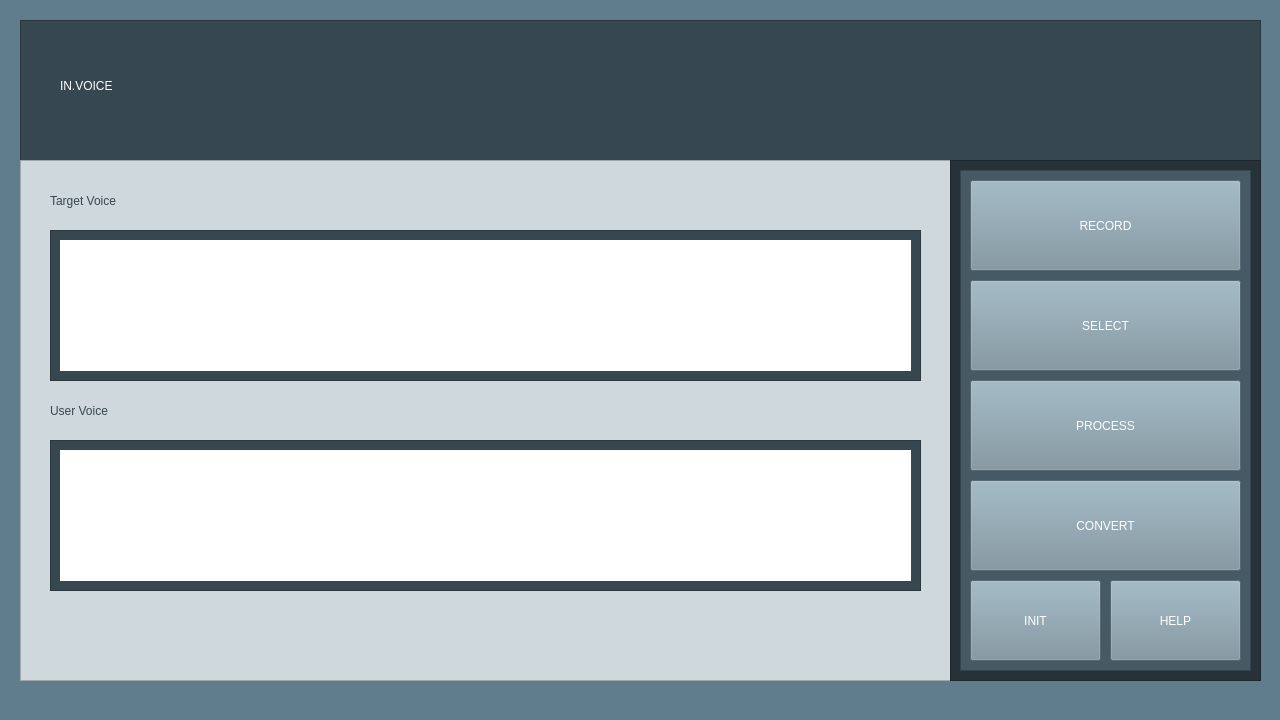
<?xml version="1.0" encoding="UTF-8"?>
<ui version="4.0">
 <class>MainWindow</class>
 <widget class="QMainWindow" name="MainWindow">
  <property name="geometry">
   <rect>
    <x>0</x>
    <y>0</y>
    <width>1280</width>
    <height>720</height>
   </rect>
  </property>
  <property name="windowTitle">
   <string>MainWindow</string>
  </property>
  <property name="styleSheet">
   <string notr="true">background-color: rgb(96, 125, 139);</string>
  </property>
  <widget class="QWidget" name="centralwidget">
   <widget class="QFrame" name="frame">
    <property name="geometry">
     <rect>
      <x>20</x>
      <y>20</y>
      <width>1241</width>
      <height>141</height>
     </rect>
    </property>
    <property name="styleSheet">
     <string notr="true">background-color: rgb(55, 71, 79)</string>
    </property>
    <property name="frameShape">
     <enum>QFrame::StyledPanel</enum>
    </property>
    <property name="frameShadow">
     <enum>QFrame::Raised</enum>
    </property>
    <widget class="QLabel" name="label">
     <property name="geometry">
      <rect>
       <x>40</x>
       <y>30</y>
       <width>401</width>
       <height>71</height>
      </rect>
     </property>
     <property name="styleSheet">
      <string notr="true">font: 87 60pt &quot;Arial Black&quot;;
color: rgb(255, 255, 255);</string>
     </property>
     <property name="text">
      <string>IN.VOICE</string>
     </property>
    </widget>
   </widget>
   <widget class="QFrame" name="frame_2">
    <property name="geometry">
     <rect>
      <x>20</x>
      <y>160</y>
      <width>1241</width>
      <height>521</height>
     </rect>
    </property>
    <property name="styleSheet">
     <string notr="true">background-color: rgb(207, 216, 220)</string>
    </property>
    <property name="frameShape">
     <enum>QFrame::StyledPanel</enum>
    </property>
    <property name="frameShadow">
     <enum>QFrame::Raised</enum>
    </property>
    <widget class="QLabel" name="label_2">
     <property name="geometry">
      <rect>
       <x>30</x>
       <y>20</y>
       <width>221</width>
       <height>41</height>
      </rect>
     </property>
     <property name="styleSheet">
      <string notr="true">font: 87 24pt &quot;Arial Black&quot;;
color: rgb(55, 71, 79)</string>
     </property>
     <property name="text">
      <string>Target Voice</string>
     </property>
    </widget>
    <widget class="QLabel" name="label_3">
     <property name="geometry">
      <rect>
       <x>30</x>
       <y>230</y>
       <width>221</width>
       <height>41</height>
      </rect>
     </property>
     <property name="styleSheet">
      <string notr="true">font: 87 24pt &quot;Arial Black&quot;;
color: rgb(55, 71, 79)</string>
     </property>
     <property name="text">
      <string>User Voice</string>
     </property>
    </widget>
    <widget class="QFrame" name="frame_5">
     <property name="geometry">
      <rect>
       <x>30</x>
       <y>70</y>
       <width>871</width>
       <height>151</height>
      </rect>
     </property>
     <property name="styleSheet">
      <string notr="true">background-color: rgb(55, 71, 79)</string>
     </property>
     <property name="frameShape">
      <enum>QFrame::StyledPanel</enum>
     </property>
     <property name="frameShadow">
      <enum>QFrame::Raised</enum>
     </property>
     <widget class="QFrame" name="frame_7">
      <property name="geometry">
       <rect>
        <x>10</x>
        <y>10</y>
        <width>851</width>
        <height>131</height>
       </rect>
      </property>
      <property name="styleSheet">
       <string notr="true">background-color: rgb(255, 255, 255);</string>
      </property>
      <property name="frameShape">
       <enum>QFrame::StyledPanel</enum>
      </property>
      <property name="frameShadow">
       <enum>QFrame::Raised</enum>
      </property>
      <widget class="QWidget" name="verticalLayoutWidget">
       <property name="geometry">
        <rect>
         <x>0</x>
         <y>0</y>
         <width>851</width>
         <height>131</height>
        </rect>
       </property>
       <layout class="QVBoxLayout" name="layout_target_voice"/>
      </widget>
     </widget>
    </widget>
    <widget class="QFrame" name="frame_6">
     <property name="geometry">
      <rect>
       <x>30</x>
       <y>280</y>
       <width>871</width>
       <height>151</height>
      </rect>
     </property>
     <property name="styleSheet">
      <string notr="true">background-color: rgb(55, 71, 79)</string>
     </property>
     <property name="frameShape">
      <enum>QFrame::StyledPanel</enum>
     </property>
     <property name="frameShadow">
      <enum>QFrame::Raised</enum>
     </property>
     <widget class="QFrame" name="frame_8">
      <property name="geometry">
       <rect>
        <x>10</x>
        <y>10</y>
        <width>851</width>
        <height>131</height>
       </rect>
      </property>
      <property name="styleSheet">
       <string notr="true">background-color: rgb(255, 255, 255);</string>
      </property>
      <property name="frameShape">
       <enum>QFrame::StyledPanel</enum>
      </property>
      <property name="frameShadow">
       <enum>QFrame::Raised</enum>
      </property>
      <widget class="QWidget" name="verticalLayoutWidget_2">
       <property name="geometry">
        <rect>
         <x>0</x>
         <y>0</y>
         <width>851</width>
         <height>131</height>
        </rect>
       </property>
       <layout class="QVBoxLayout" name="layout_user_voice"/>
      </widget>
     </widget>
    </widget>
    <widget class="QFrame" name="frame_3">
     <property name="geometry">
      <rect>
       <x>930</x>
       <y>0</y>
       <width>311</width>
       <height>521</height>
      </rect>
     </property>
     <property name="styleSheet">
      <string notr="true">background-color: rgb(38, 50, 56);</string>
     </property>
     <property name="frameShape">
      <enum>QFrame::StyledPanel</enum>
     </property>
     <property name="frameShadow">
      <enum>QFrame::Raised</enum>
     </property>
     <widget class="QFrame" name="frame_4">
      <property name="geometry">
       <rect>
        <x>10</x>
        <y>10</y>
        <width>291</width>
        <height>501</height>
       </rect>
      </property>
      <property name="styleSheet">
       <string notr="true">background-color: rgb(69, 90, 100)</string>
      </property>
      <property name="frameShape">
       <enum>QFrame::StyledPanel</enum>
      </property>
      <property name="frameShadow">
       <enum>QFrame::Raised</enum>
      </property>
      <widget class="QPushButton" name="push_btn_record">
       <property name="geometry">
        <rect>
         <x>10</x>
         <y>10</y>
         <width>271</width>
         <height>91</height>
        </rect>
       </property>
       <property name="styleSheet">
        <string notr="true">background-color: rgb(120, 144, 156);
font: 87 20pt &quot;Arial Black&quot;;
color: rgb(255, 255, 255);</string>
       </property>
       <property name="text">
        <string>RECORD</string>
       </property>
      </widget>
      <widget class="QPushButton" name="push_btn_select">
       <property name="geometry">
        <rect>
         <x>10</x>
         <y>110</y>
         <width>271</width>
         <height>91</height>
        </rect>
       </property>
       <property name="styleSheet">
        <string notr="true">background-color: rgb(120, 144, 156);
font: 87 20pt &quot;Arial Black&quot;;
color: rgb(255, 255, 255);</string>
       </property>
       <property name="text">
        <string>SELECT</string>
       </property>
      </widget>
      <widget class="QPushButton" name="push_btn_process">
       <property name="geometry">
        <rect>
         <x>10</x>
         <y>210</y>
         <width>271</width>
         <height>91</height>
        </rect>
       </property>
       <property name="styleSheet">
        <string notr="true">background-color: rgb(120, 144, 156);
font: 87 20pt &quot;Arial Black&quot;;
color: rgb(255, 255, 255);</string>
       </property>
       <property name="text">
        <string>PROCESS</string>
       </property>
      </widget>
      <widget class="QPushButton" name="push_btn_convert">
       <property name="geometry">
        <rect>
         <x>10</x>
         <y>310</y>
         <width>271</width>
         <height>91</height>
        </rect>
       </property>
       <property name="styleSheet">
        <string notr="true">background-color: rgb(120, 144, 156);
font: 87 20pt &quot;Arial Black&quot;;
color: rgb(255, 255, 255);</string>
       </property>
       <property name="text">
        <string>CONVERT</string>
       </property>
      </widget>
      <widget class="QPushButton" name="push_btn_init">
       <property name="geometry">
        <rect>
         <x>10</x>
         <y>410</y>
         <width>131</width>
         <height>81</height>
        </rect>
       </property>
       <property name="styleSheet">
        <string notr="true">background-color: rgb(120, 144, 156);
font: 87 20pt &quot;Arial Black&quot;;
color: rgb(255, 255, 255);</string>
       </property>
       <property name="text">
        <string>INIT</string>
       </property>
      </widget>
      <widget class="QPushButton" name="push_btn_help">
       <property name="geometry">
        <rect>
         <x>150</x>
         <y>410</y>
         <width>131</width>
         <height>81</height>
        </rect>
       </property>
       <property name="styleSheet">
        <string notr="true">background-color: rgb(120, 144, 156);
font: 87 20pt &quot;Arial Black&quot;;
color: rgb(255, 255, 255);</string>
       </property>
       <property name="text">
        <string>HELP</string>
       </property>
      </widget>
     </widget>
    </widget>
   </widget>
  </widget>
  <widget class="QMenuBar" name="menubar">
   <property name="geometry">
    <rect>
     <x>0</x>
     <y>0</y>
     <width>1280</width>
     <height>21</height>
    </rect>
   </property>
  </widget>
  <widget class="QStatusBar" name="statusbar"/>
 </widget>
 <resources/>
 <connections/>
</ui>
